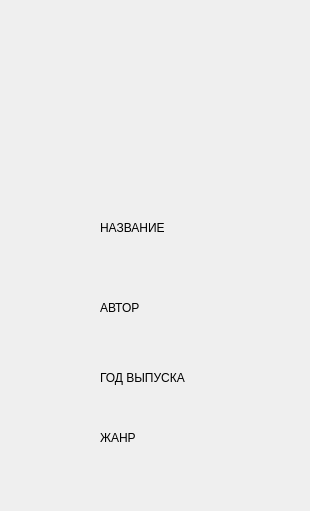
<?xml version="1.0" encoding="UTF-8"?>
<ui version="4.0">
 <class>Form</class>
 <widget class="QWidget" name="Form">
  <property name="geometry">
   <rect>
    <x>0</x>
    <y>0</y>
    <width>310</width>
    <height>511</height>
   </rect>
  </property>
  <property name="windowTitle">
   <string>Form</string>
  </property>
  <widget class="QLabel" name="PICT">
   <property name="geometry">
    <rect>
     <x>60</x>
     <y>10</y>
     <width>181</width>
     <height>201</height>
    </rect>
   </property>
   <property name="text">
    <string/>
   </property>
  </widget>
  <widget class="QLabel" name="label_2">
   <property name="geometry">
    <rect>
     <x>100</x>
     <y>220</y>
     <width>211</width>
     <height>16</height>
    </rect>
   </property>
   <property name="text">
    <string>НАЗВАНИЕ</string>
   </property>
  </widget>
  <widget class="QLabel" name="label_3">
   <property name="geometry">
    <rect>
     <x>100</x>
     <y>300</y>
     <width>211</width>
     <height>16</height>
    </rect>
   </property>
   <property name="text">
    <string>АВТОР</string>
   </property>
  </widget>
  <widget class="QLabel" name="label_4">
   <property name="geometry">
    <rect>
     <x>100</x>
     <y>370</y>
     <width>211</width>
     <height>16</height>
    </rect>
   </property>
   <property name="text">
    <string>ГОД ВЫПУСКА</string>
   </property>
  </widget>
  <widget class="QLabel" name="label_5">
   <property name="geometry">
    <rect>
     <x>100</x>
     <y>430</y>
     <width>211</width>
     <height>16</height>
    </rect>
   </property>
   <property name="text">
    <string>ЖАНР</string>
   </property>
  </widget>
  <widget class="QLabel" name="NAME">
   <property name="geometry">
    <rect>
     <x>40</x>
     <y>260</y>
     <width>211</width>
     <height>16</height>
    </rect>
   </property>
   <property name="text">
    <string/>
   </property>
  </widget>
  <widget class="QLabel" name="AUTOR">
   <property name="geometry">
    <rect>
     <x>40</x>
     <y>330</y>
     <width>211</width>
     <height>16</height>
    </rect>
   </property>
   <property name="text">
    <string/>
   </property>
  </widget>
  <widget class="QLabel" name="DATE">
   <property name="geometry">
    <rect>
     <x>40</x>
     <y>400</y>
     <width>211</width>
     <height>16</height>
    </rect>
   </property>
   <property name="text">
    <string/>
   </property>
  </widget>
  <widget class="QLabel" name="GANRE">
   <property name="geometry">
    <rect>
     <x>40</x>
     <y>460</y>
     <width>211</width>
     <height>16</height>
    </rect>
   </property>
   <property name="text">
    <string/>
   </property>
  </widget>
 </widget>
 <resources/>
 <connections/>
</ui>
